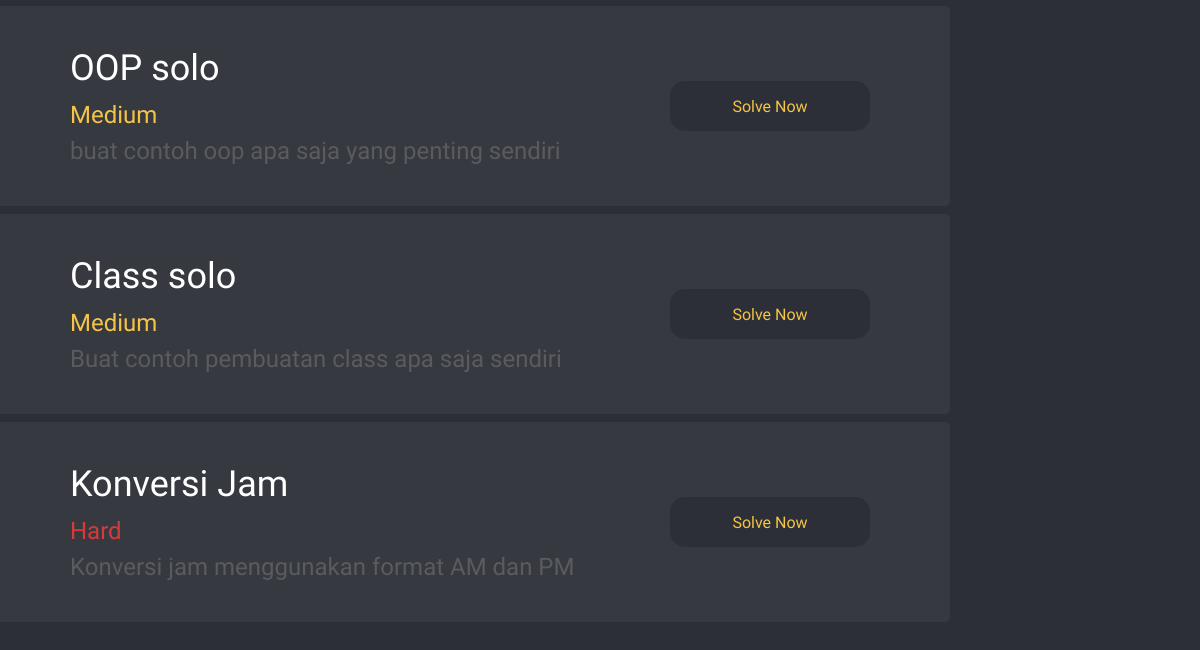
Page /Kotlin/ (lower part) on the earlier database version.
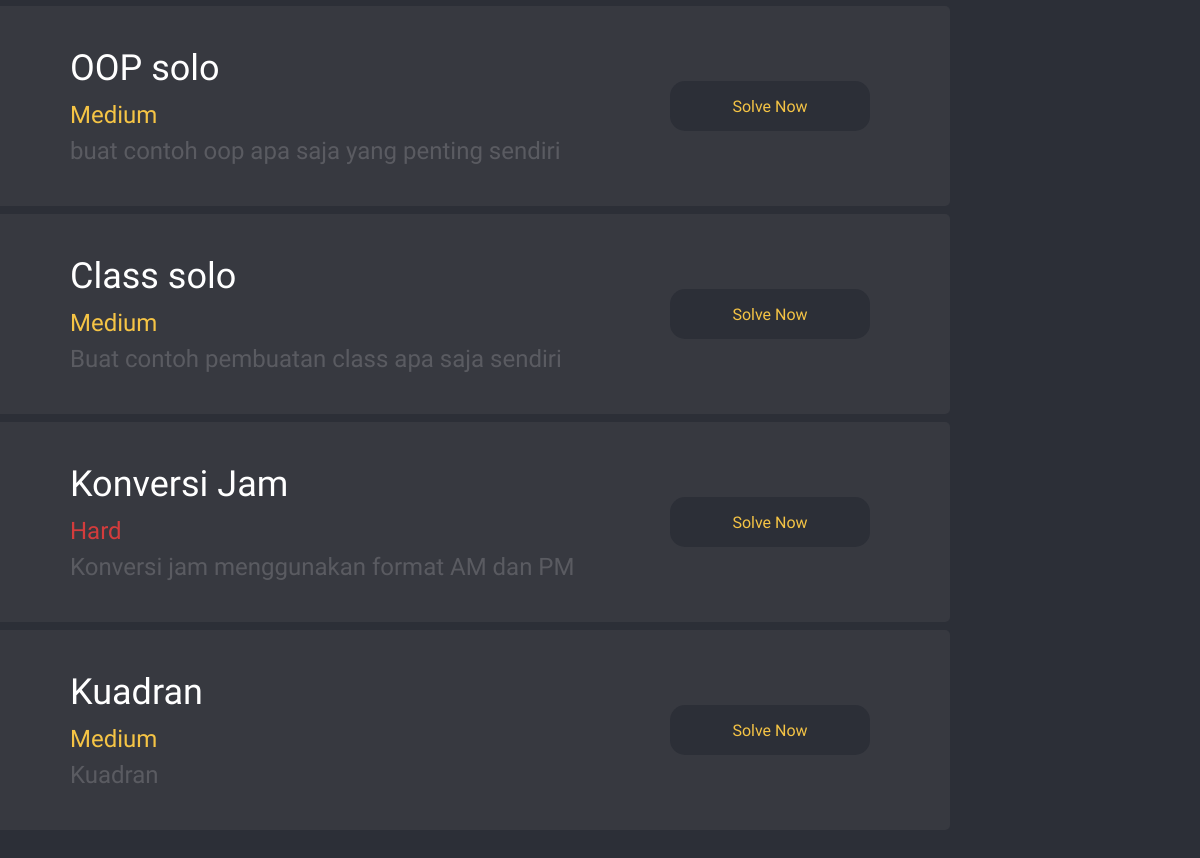
Same page on the later database version.
### manager/models.py (models this page shows, shortened)
class Soal(models.Model):
    category = (
        ("Easy","Easy"),
        ("Medium","Medium"),
        ("Hard","Hard"),
    )
    data = (
        ("Java","Java"),
        ("HTML","HTML"),
        ("Kotlin","Kotlin"),
        ("PHP","PHP"),
        ("Android","Android"),
        )
    title = models.CharField(max_length=20)
    description = models.CharField(max_length=50, null=True)
    code = models.TextField(null=True)
    category = models.CharField(max_length=20,choices=category)
    course = models.CharField(max_length=20,choices=data)
    contoh = models.ImageField(upload_to='static/img/', null=True, blank=True)

### project/views.py (the view)
# urls.py: path('<str:course>/',views.CourseListView.as_view()),
class CourseListView(ListView):
    model = Soal
    template_name = 'course.html'
    def get(self,request,*args, **kwargs):
        self.object_list = self.get_queryset().filter(course = kwargs['course'])
        jawaban = UserSubmit.objects.filter(user = request.user)
        title = kwargs['course']
        context = {
            "object_list":self.object_list,
            "jawaban":jawaban,
            "title":title,
        }
        if "category" in request.GET:
            category = request.GET['category']
            self.object_list = self.object_list.filter(category = category)
            context['object_list'] = self.object_list
        return render(request,self.template_name,context)

### templates/course.html (shortened to what this page needs)
{% load static %}
<!DOCTYPE html>
<html lang="en">
<head>
    <link rel="stylesheet" href="{% static 'static/css/course.css' %}">
</head>
<body>
    <main>
        {% for x in object_list %}
        <div class="content1">
            <div class="vertical">
                <div class="card">
                    <div class="verticalisicard">
                        <p class="judul">{{x.title}}</p>
                        {% if x.category == "Easy" %}
                        <p class="dific" style="color:#3CD354;">{{x.category}}</p>
                        {% elif x.category == "Medium"%}
                        <p class="dific" style="color:#F5C445;">{{x.category}}</p>
                        {% else %}
                        <p class="dific" style="color:#D33C3C;">{{x.category}}</p>
                        {% endif %}
                        <p class="desc">{{x.description}}</p>
                    </div>
                    <div class="button-solve">
                        <a href="{{x.id}}" class="container-link" >Solve Now</a>
                    </div>
                </div>
                {% endfor %}
            </div>
        </div>
    </main>
</body>
</html>

Differences in the rows shown:
added Soal: title "Kuadran", category "Medium", description "Kuadran"
